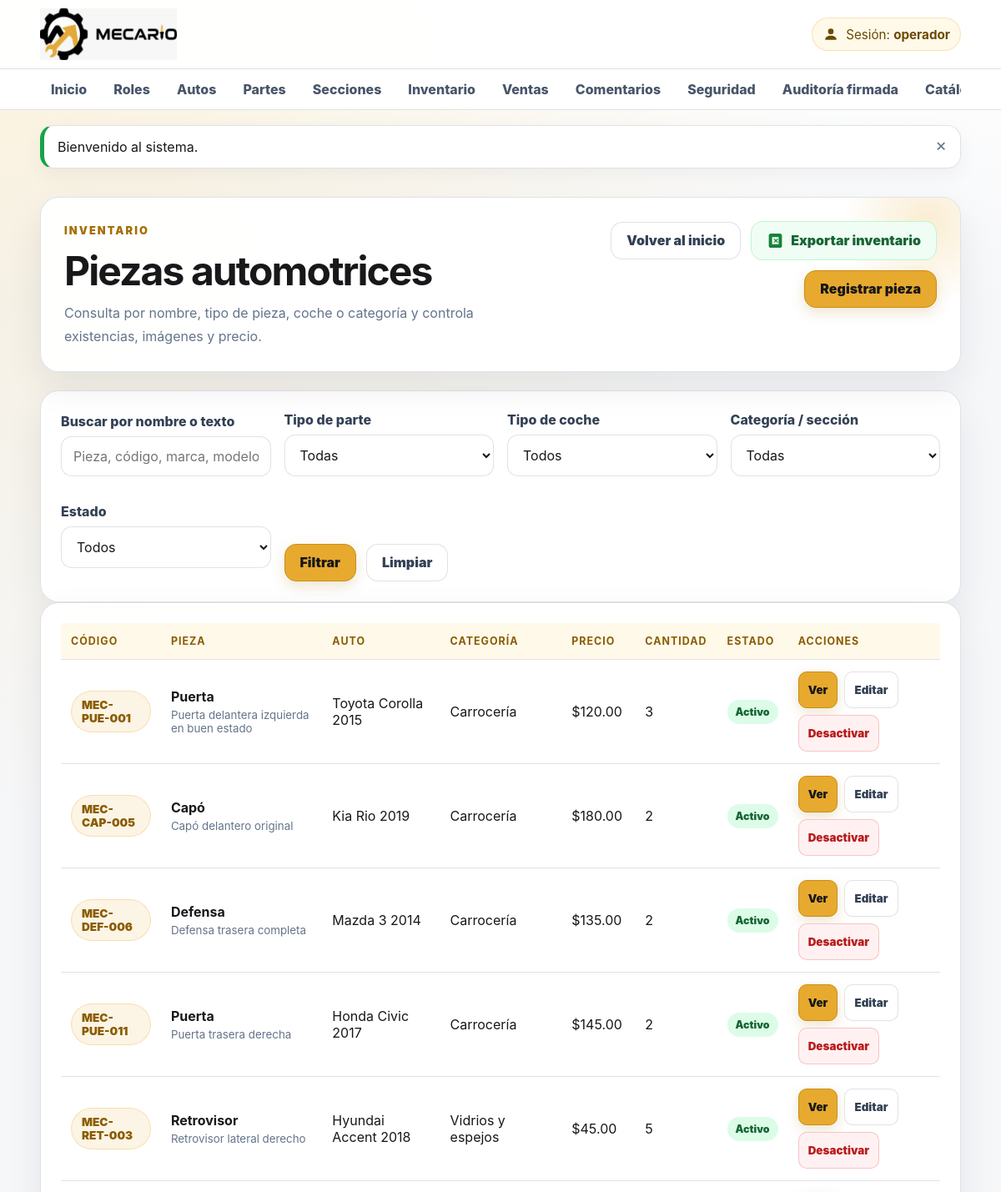
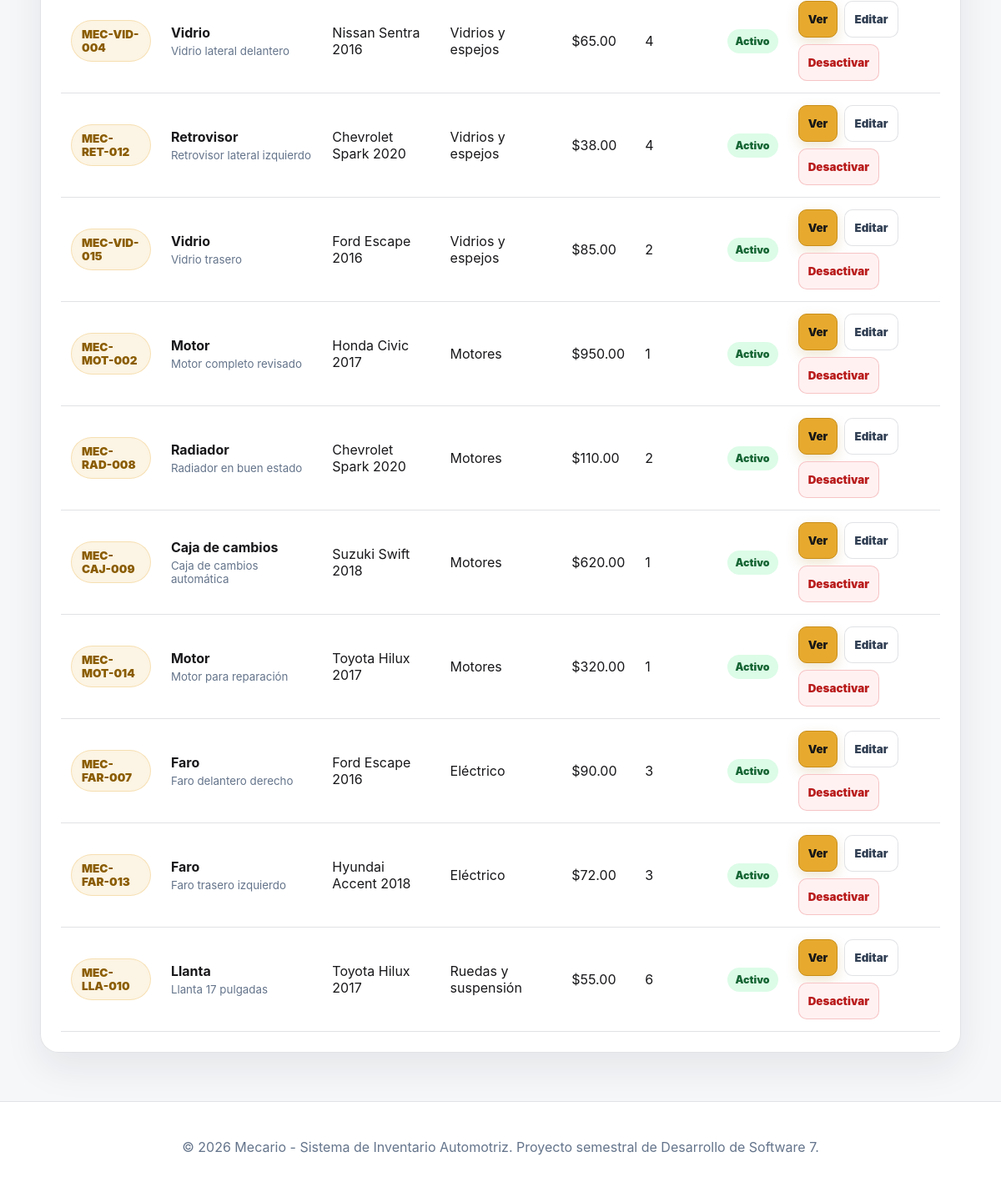
The page /public/inventario (signed in) on the database its author committed (2 pictures, top to bottom).
### tables this page shows
CREATE TABLE IF NOT EXISTS inventario_partes (
    id_inventario INT UNSIGNED AUTO_INCREMENT PRIMARY KEY,
    id_auto INT UNSIGNED NOT NULL,
    id_parte INT UNSIGNED NOT NULL,
    id_seccion INT UNSIGNED NOT NULL,
    creado_por INT UNSIGNED NOT NULL,
    codigo_inventario VARCHAR(50) NOT NULL UNIQUE,
    descripcion_corta VARCHAR(255) NOT NULL,
    observaciones TEXT NULL,
    condicion_pieza ENUM('Excelente','Buena','Regular','Para reparar') NOT NULL DEFAULT 'Buena',
    precio DECIMAL(12,2) NOT NULL,
    cantidad INT UNSIGNED NOT NULL DEFAULT 0,
    thumbnail VARCHAR(255) NULL,
    imagen_grande VARCHAR(255) NULL,
    activo TINYINT(1) NOT NULL DEFAULT 1,
    fecha_creacion DATETIME NOT NULL DEFAULT CURRENT_TIMESTAMP,
    fecha_actualizacion DATETIME NULL DEFAULT NULL ON UPDATE CURRENT_TIMESTAMP,
    CONSTRAINT fk_inventario_auto FOREIGN KEY (id_auto) REFERENCES autos(id_auto)
        ON UPDATE CASCADE ON DELETE RESTRICT,
    CONSTRAINT fk_inventario_parte FOREIGN KEY (id_parte) REFERENCES partes(id_parte)
        ON UPDATE CASCADE ON DELETE RESTRICT,
    CONSTRAINT fk_inventario_seccion FOREIGN KEY (id_seccion) REFERENCES secciones(id_seccion)
        ON UPDATE CASCADE ON DELETE RESTRICT,
    CONSTRAINT fk_inventario_usuario FOREIGN KEY (creado_por) REFERENCES usuarios(id_usuario)
        ON UPDATE CASCADE ON DELETE RESTRICT,
    CONSTRAINT chk_inventario_precio CHECK (precio >= 0),
    CONSTRAINT chk_inventario_activo CHECK (activo IN (0,1)),
    INDEX idx_inventario_publico (activo,cantidad),
    INDEX idx_inventario_filtros (id_parte,id_auto,id_seccion),
    INDEX idx_inventario_descripcion (descripcion_corta)
);

CREATE TABLE IF NOT EXISTS partes (
    id_parte INT UNSIGNED AUTO_INCREMENT PRIMARY KEY,
    nombre_parte VARCHAR(100) NOT NULL UNIQUE,
    descripcion VARCHAR(255) NULL,
    activo TINYINT(1) NOT NULL DEFAULT 1,
    fecha_creacion DATETIME NOT NULL DEFAULT CURRENT_TIMESTAMP,
    fecha_actualizacion DATETIME NULL DEFAULT NULL ON UPDATE CURRENT_TIMESTAMP,
    CONSTRAINT chk_parte_activo CHECK (activo IN (0,1)),
    INDEX idx_parte_nombre (nombre_parte)
);

CREATE TABLE IF NOT EXISTS autos (
    id_auto INT UNSIGNED AUTO_INCREMENT PRIMARY KEY,
    marca VARCHAR(80) NOT NULL,
    modelo VARCHAR(100) NOT NULL,
    anio SMALLINT UNSIGNED NOT NULL,
    descripcion VARCHAR(255) NULL,
    activo TINYINT(1) NOT NULL DEFAULT 1,
    fecha_creacion DATETIME NOT NULL DEFAULT CURRENT_TIMESTAMP,
    fecha_actualizacion DATETIME NULL DEFAULT NULL ON UPDATE CURRENT_TIMESTAMP,
    CONSTRAINT uq_auto_marca_modelo_anio UNIQUE (marca,modelo,anio),
    CONSTRAINT chk_auto_activo CHECK (activo IN (0,1)),
    INDEX idx_auto_busqueda (marca,modelo,anio)
);

CREATE TABLE IF NOT EXISTS secciones (
    id_seccion INT UNSIGNED AUTO_INCREMENT PRIMARY KEY,
    codigo VARCHAR(30) NOT NULL UNIQUE,
    nombre_seccion VARCHAR(100) NOT NULL UNIQUE,
    descripcion VARCHAR(255) NULL,
    activo TINYINT(1) NOT NULL DEFAULT 1,
    fecha_creacion DATETIME NOT NULL DEFAULT CURRENT_TIMESTAMP,
    fecha_actualizacion DATETIME NULL DEFAULT NULL ON UPDATE CURRENT_TIMESTAMP,
    CONSTRAINT chk_seccion_activo CHECK (activo IN (0,1))
);

### app/Controllers/InventarioController.php (called while the page is built, shortened)
<?php
final class InventarioController
{
    private Inventario $inventario;
    public function __construct(){ $this->inventario = new Inventario(); $this->auditoria = new AuditTrailService(); }
    public function index(): void
    {
        $busqueda = Sanitizer::texto($_GET['buscar'] ?? '');
        $estado = (string)($_GET['estado'] ?? '');
        $idParte = Sanitizer::entero($_GET['parte'] ?? 0);
        $idAuto = Sanitizer::entero($_GET['auto'] ?? 0);
        $idSeccion = Sanitizer::entero($_GET['seccion'] ?? 0);
        View::renderizar('inventario/index', [
            'titulo'=>'Inventario',
            'piezas'=>$this->inventario->listar($busqueda,$estado,$idParte,$idAuto,$idSeccion),
            'busqueda'=>$busqueda,'estado'=>$estado,'idParte'=>$idParte,'idAuto'=>$idAuto,'idSeccion'=>$idSeccion,
            'partes'=>$this->inventario->partesActivas(),'autos'=>$this->inventario->autosActivos(),'secciones'=>$this->inventario->seccionesActivas(),
        ]);
    }
}

### public/index.php (called while the page is built, shortened)
<?php
$router = new Router();
$router->despachar();

### app/Helpers/Url.php (called while the page is built, shortened)
<?php
final class Url
{
    public static function base(): string
    {
        $script = str_replace(
            '\\',
            '/',
            $_SERVER['SCRIPT_NAME'] ?? '/public/index.php'
        );
        $base = rtrim(dirname($script), '/');
        return $base === '.' ? '' : $base;
    }
    public static function ruta(string $ruta = '/'): string
    {
        $ruta = '/' . ltrim($ruta, '/');
        return self::base() . ($ruta === '//' ? '/' : $ruta);
    }
    public static function asset(string $archivo): string
    {
        return self::ruta('/assets/' . ltrim($archivo, '/'));
    }
}

### app/Helpers/Sanitizer.php (called while the page is built, shortened)
<?php
final class Sanitizer
{
    public static function html(mixed $valor): string
    {
        return htmlspecialchars(
            (string) $valor,
            ENT_QUOTES | ENT_SUBSTITUTE,
            'UTF-8'
        );
    }
}

### app/Core/Session.php (called while the page is built, shortened)
<?php
final class Session
{
    public static function obtener(string $clave, mixed $predeterminado = null): mixed
    {
        return $_SESSION[$clave] ?? $predeterminado;
    }
    public static function usuario(): ?array
    {
        $usuario = self::obtener('usuario');
        return is_array($usuario) ? $usuario : null;
    }
    public static function tienePermiso(string $permiso): bool
    {
        $usuario = self::usuario();
        return in_array($permiso, $usuario['permisos'] ?? [], true);
    }
}

### app/Core/Database.php (called while the page is built, shortened)
<?php
final class Database
{
    private PDO $conexion;
    private function __construct()
    {
        $config = require dirname(__DIR__, 2) . '/config/config.php';
        $db = $config['database'];
        $dsn = sprintf(
            'mysql:host=%s;port=%s;dbname=%s;charset=%s',
            $db['host'],
            $db['port'],
            $db['name'],
            $db['charset']
        );
        try {
            $this->conexion = new PDO(
                $dsn,
                $db['user'],
                $db['password'],
                [
                    PDO::ATTR_ERRMODE => PDO::ERRMODE_EXCEPTION,
                    PDO::ATTR_DEFAULT_FETCH_MODE => PDO::FETCH_ASSOC,
                    PDO::ATTR_EMULATE_PREPARES => false,
                ]
            );
        } catch (PDOException $exception) {
            throw new RuntimeException(
                'No se pudo conectar con la base de datos.',
                0,
                $exception
            );
        }
    }
    public function consultar(string $sql, array $parametros = []): PDOStatement
    {
        $sentencia = $this->conexion->prepare($sql);
        $sentencia->execute($parametros);
        return $sentencia;
    }
    public function consultarTodos(string $sql, array $parametros = []): array
    {
        return $this->consultar($sql, $parametros)->fetchAll();
    }
}

### app/Models/Inventario.php (called while the page is built, shortened)
<?php
final class Inventario
{
    private Database $db;
    public function __construct()
    {
        $this->db = Database::getInstancia();
    }
    public function listar(
        string $busqueda = '',
        string $estado = '',
        int $idParte = 0,
        int $idAuto = 0,
        int $idSeccion = 0
    ): array {
        $sql = 'SELECT ip.*, a.marca, a.modelo, a.anio, p.nombre_parte,
                       s.codigo AS codigo_seccion, s.nombre_seccion
                FROM inventario_partes ip
                INNER JOIN autos a ON a.id_auto = ip.id_auto
                INNER JOIN partes p ON p.id_parte = ip.id_parte
                INNER JOIN secciones s ON s.id_seccion = ip.id_seccion
                WHERE 1=1';
        $params = [];
        $sql .= ' ORDER BY ip.fecha_creacion DESC';
        return $this->db->consultarTodos($sql, $params);
    }
}

### app/Views/inventario/index.php (the view, shortened to what this page needs)
<?php
$consulta = http_build_query([
    'buscar' => $busqueda ?? '',
    'estado' => $estado ?? '',
    'parte' => $idParte ?? 0,
    'auto' => $idAuto ?? 0,
    'seccion' => $idSeccion ?? 0,
]);
?>
<main class="container">
<section class="module-hero">
    <div><span class="eyebrow">Inventario</span><h1>Piezas automotrices</h1><p>Consulta por nombre, tipo de pieza, coche o categoría y controla existencias, imágenes y precio.</p></div>
    <div class="action-row">
        <a class="btn btn-secundario" href="<?= Sanitizer::html(Url::ruta('/dashboard')) ?>">Volver al inicio</a>
        <?php if (Session::tienePermiso('inventario.exportar')): ?><a class="btn btn-excel" href="<?= Sanitizer::html(Url::ruta('/inventario/reporte-excel') . '?' . $consulta) ?>"><img class="btn-icon" src="<?= Sanitizer::html(Url::asset('img/payment/excel-icon.svg')) ?>" alt=""> Exportar inventario</a><?php endif; ?>
        <?php if (Session::tienePermiso('inventario.gestionar')): ?><a class="btn" href="<?= Sanitizer::html(Url::ruta('/inventario/crear')) ?>">Registrar pieza</a><?php endif; ?>
    </div>
</section>
<section class="card">
<form class="filter-form inventory-filters" method="GET">
    <div class="form-group"><label>Buscar por nombre o texto</label><input name="buscar" value="<?= Sanitizer::html($busqueda ?? '') ?>" placeholder="Pieza, código, marca, modelo o sección"></div>
    <div class="form-group"><label>Tipo de parte</label><select name="parte"><option value="0">Todas</option></select></div>
    <div class="form-group"><label>Tipo de coche</label><select name="auto"><option value="0">Todos</option></select></div>
    <div class="form-group"><label>Categoría / sección</label><select name="seccion"><option value="0">Todas</option></select></div>
    <div class="form-group"><label>Estado</label><select name="estado"><option value="">Todos</option></select></div>
    <div class="form-actions compact"><button class="btn">Filtrar</button><a class="btn btn-secundario" href="<?= Sanitizer::html(Url::ruta('/inventario')) ?>">Limpiar</a></div>
</form>
</section>
<section class="card table-wrapper"><table><thead><tr><th>Código</th><th>Pieza</th><th>Auto</th><th>Categoría</th><th>Precio</th><th>Cantidad</th><th>Estado</th><th>Acciones</th></tr></thead><tbody>
<?php foreach($piezas as $pieza): ?><tr>
<td><span class="chip"><?= Sanitizer::html($pieza['codigo_inventario']) ?></span></td>
<td><strong><?= Sanitizer::html($pieza['nombre_parte']) ?></strong><small><?= Sanitizer::html($pieza['descripcion_corta']) ?></small></td>
<td><?= Sanitizer::html($pieza['marca'].' '.$pieza['modelo'].' '.$pieza['anio']) ?></td>
<td><?= Sanitizer::html($pieza['nombre_seccion']) ?></td>
<td>$<?= Sanitizer::html(number_format((float)$pieza['precio'],2)) ?></td><td><?= (int)$pieza['cantidad'] ?></td>
<td><?= (int)$pieza['activo']===1?'<span class="badge badge-success">Activo</span>':'<span class="badge badge-danger">Inactivo</span>' ?></td>
<td class="acciones-tabla"><a class="btn btn-mini" href="<?= Sanitizer::html(Url::ruta('/inventario/ver/'.$pieza['id_inventario'])) ?>">Ver</a><?php if(Session::tienePermiso('inventario.gestionar')): ?><a class="btn btn-mini btn-secundario" href="<?= Sanitizer::html(Url::ruta('/inventario/editar/'.$pieza['id_inventario'])) ?>">Editar</a><form method="POST" action="<?= Sanitizer::html(Url::ruta('/inventario/estado/'.$pieza['id_inventario'])) ?>" data-confirm="¿Cambiar estado de la pieza?"><?= Csrf::campo() ?><input type="hidden" name="activo" value="<?= (int)$pieza['activo']===1?0:1 ?>"><button class="btn btn-mini <?= (int)$pieza['activo']===1?'btn-danger':'' ?>" type="submit"><?= (int)$pieza['activo']===1?'Desactivar':'Activar' ?></button></form><?php endif; ?></td>
</tr><?php endforeach; ?></tbody></table></section>
</main>

### app/Core/Router.php (shortened to what this page needs)
<?php
final class Router
{
    private array $rutas = [];
    private function agregar(
        string $metodo,
        string $ruta,
        callable|array $accion
    ): void {
        $this->rutas[$metodo][] = [
            'ruta' => $this->normalizar($ruta),
            'accion' => $accion,
        ];
    }
    public function despachar(): void
    {
        $metodo = strtoupper($_SERVER['REQUEST_METHOD'] ?? 'GET');
        $rutaActual = $this->obtenerRutaActual();
        foreach ($this->rutas[$metodo] ?? [] as $rutaRegistrada) {
            $parametros = $this->coincide(
                $rutaRegistrada['ruta'],
                $rutaActual
            );
            if ($parametros !== false) {
                $this->ejecutarAccion(
                    $rutaRegistrada['accion'],
                    $parametros
                );
                return;
            }
        }
    }
    private function obtenerRutaActual(): string
    {
        $uri = parse_url(
            $_SERVER['REQUEST_URI'] ?? '/',
            PHP_URL_PATH
        ) ?: '/';
        $base = dirname($_SERVER['SCRIPT_NAME'] ?? '');
        if (
            $base !== ''
            && $base !== '/'
            && str_starts_with($uri, $base)
        ) {
            $uri = substr($uri, strlen($base));
        }
        return $this->normalizar($uri);
    }
    private function normalizar(string $ruta): string
    {
        $ruta = '/' . trim($ruta, '/');
        return $ruta === '//' ? '/' : $ruta;
    }
    private function coincide(
        string $rutaRegistrada,
        string $rutaActual
    ): array|false {
        $patron = preg_replace(
            '#\{[a-zA-Z_][a-zA-Z0-9_]*\}#',
            '([^/]+)',
            $rutaRegistrada
        );
        if (!preg_match('#^' . $patron . '$#', $rutaActual, $coincidencias)) {
            return false;
        }
        array_shift($coincidencias);
        return $coincidencias;
    }
    private function ejecutarAccion(
        callable|array $accion,
        array $parametros
    ): void {
        if (
            is_array($accion)
            && isset($accion[0], $accion[1])
            && is_string($accion[0])
        ) {
            $controlador = new $accion[0]();
            $metodo = $accion[1];
            $controlador->{$metodo}(...$parametros);
            return;
        }
    }
}

### rows shown on the page
inventario_partes: codigo_inventario "MEC-PUE-001", id_parte.nombre_parte "Puerta", descripcion_corta "Puerta delantera izquierda en buen estado", id_auto.anio "Toyota Corolla 2015", id_seccion.nombre_seccion "Carrocería", precio "120.00", cantidad "3", activo "Activo"
inventario_partes: codigo_inventario "MEC-CAP-005", id_parte.nombre_parte "Capó", descripcion_corta "Capó delantero original", id_auto.anio "Kia Rio 2019", id_seccion.nombre_seccion "Carrocería", precio "180.00", cantidad "2", activo "Activo"
inventario_partes: codigo_inventario "MEC-DEF-006", id_parte.nombre_parte "Defensa", descripcion_corta "Defensa trasera completa", id_auto.anio "Mazda 3 2014", id_seccion.nombre_seccion "Carrocería", precio "135.00", cantidad "2", activo "Activo"
inventario_partes: codigo_inventario "MEC-PUE-011", id_parte.nombre_parte "Puerta", descripcion_corta "Puerta trasera derecha", id_auto.anio "Honda Civic 2017", id_seccion.nombre_seccion "Carrocería", precio "145.00", cantidad "2", activo "Activo"
inventario_partes: codigo_inventario "MEC-RET-003", id_parte.nombre_parte "Retrovisor", descripcion_corta "Retrovisor lateral derecho", id_auto.anio "Hyundai Accent 2018", id_seccion.nombre_seccion "Vidrios y espejos", precio "45.00", cantidad "5", activo "Activo"
inventario_partes: codigo_inventario "MEC-VID-004", id_parte.nombre_parte "Vidrio", descripcion_corta "Vidrio lateral delantero", id_auto.anio "Nissan Sentra 2016", id_seccion.nombre_seccion "Vidrios y espejos", precio "65.00", cantidad "4", activo "Activo"
inventario_partes: codigo_inventario "MEC-RET-012", id_parte.nombre_parte "Retrovisor", descripcion_corta "Retrovisor lateral izquierdo", id_auto.anio "Chevrolet Spark 2020", id_seccion.nombre_seccion "Vidrios y espejos", precio "38.00", cantidad "4", activo "Activo"
inventario_partes: codigo_inventario "MEC-VID-015", id_parte.nombre_parte "Vidrio", descripcion_corta "Vidrio trasero", id_auto.anio "Ford Escape 2016", id_seccion.nombre_seccion "Vidrios y espejos", precio "85.00", cantidad "2", activo "Activo"
inventario_partes: codigo_inventario "MEC-MOT-002", id_parte.nombre_parte "Motor", descripcion_corta "Motor completo revisado", id_auto.anio "Honda Civic 2017", id_seccion.nombre_seccion "Motores", precio "950.00", cantidad "1", activo "Activo"
inventario_partes: codigo_inventario "MEC-RAD-008", id_parte.nombre_parte "Radiador", descripcion_corta "Radiador en buen estado", id_auto.anio "Chevrolet Spark 2020", id_seccion.nombre_seccion "Motores", precio "110.00", cantidad "2", activo "Activo"
inventario_partes: codigo_inventario "MEC-CAJ-009", id_parte.nombre_parte "Caja de cambios", descripcion_corta "Caja de cambios automática", id_auto.anio "Suzuki Swift 2018", id_seccion.nombre_seccion "Motores", precio "620.00", cantidad "1", activo "Activo"
inventario_partes: codigo_inventario "MEC-MOT-014", id_parte.nombre_parte "Motor", descripcion_corta "Motor para reparación", id_auto.anio "Toyota Hilux 2017", id_seccion.nombre_seccion "Motores", precio "320.00", cantidad "1", activo "Activo"
inventario_partes: codigo_inventario "MEC-FAR-007", id_parte.nombre_parte "Faro", descripcion_corta "Faro delantero derecho", id_auto.anio "Ford Escape 2016", id_seccion.nombre_seccion "Eléctrico", precio "90.00", cantidad "3", activo "Activo"
inventario_partes: codigo_inventario "MEC-FAR-013", id_parte.nombre_parte "Faro", descripcion_corta "Faro trasero izquierdo", id_auto.anio "Hyundai Accent 2018", id_seccion.nombre_seccion "Eléctrico", precio "72.00", cantidad "3", activo "Activo"
inventario_partes: codigo_inventario "MEC-LLA-010", id_parte.nombre_parte "Llanta", descripcion_corta "Llanta 17 pulgadas", id_auto.anio "Toyota Hilux 2017", id_seccion.nombre_seccion "Ruedas y suspensión", precio "55.00", cantidad "6", activo "Activo"

### other values the page prints
Sanitizer::html($mensaje['texto'] ?? '') "Bienvenido al sistema."
